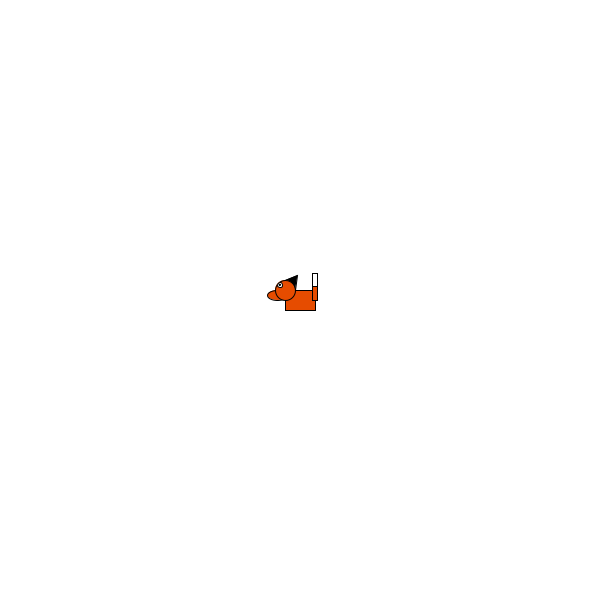
Frame 1 (no input)
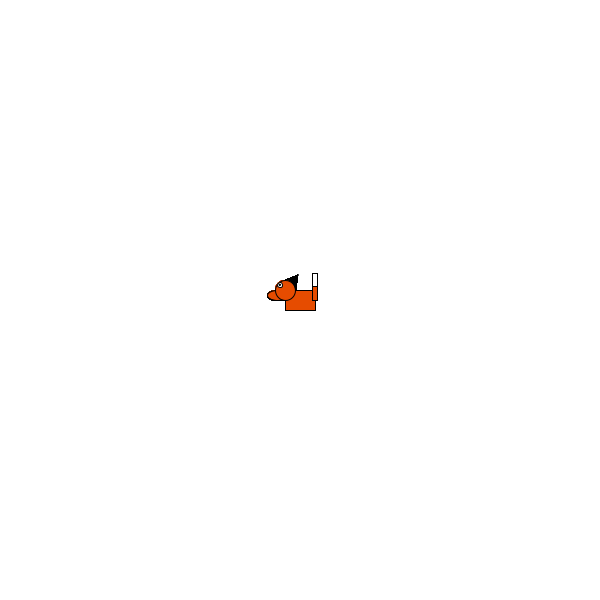
Frame 60 (the mouse pressed at the canvas centre just before this capture)
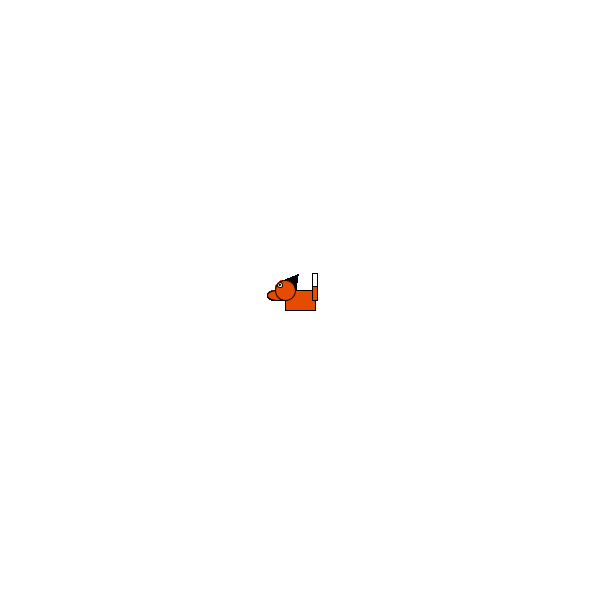
Frame 120 (the mouse held since frame 60 and released just before this capture)

The Processing sketch that drew these frames (run headless with seeded random() and noise(); from frame 60 on, the mouse is pressed at the canvas centre):

// Processing sketch: Project_Predator
// ── Project_Predator.pde
float ax, ay, bx, by, cx, cy;
int centreX;
int centreY;
float rwidth = 30;
float rheight = 20;
float diam = 20;

//this is a fox

void setup(){
  size(600,600);
  background(255);
}

void draw(){
  centreX = width/2;
  centreY = height/2;
  
  //body
  rectMode(CENTER);
  fill(230, 76, 0);
  rect(centreX, centreY, rwidth, rheight);
  
  //tail
  ax = centreX + rwidth/2;
  ay = centreY - rheight/2;
  rect(ax,ay,rheight/4,rheight);
  //white tail tip
  fill(255);
  rect(ax,ay-(rheight/2),rheight/4,(2*rheight)/3);
  
  //ear
  fill(0);
  ax = centreX - (rwidth/2);
  bx = ax + rwidth/3;
  by = centreY - (rheight/2);
  ay = by - rheight/2;
  cx = bx + rwidth/12;
  cy = ay - rheight/4;
  triangle(ax, ay, bx, by, cx, cy);
  
  //nose
  fill(230, 76, 0);
  ax = (centreX - (rwidth/2)) - rwidth/4;
  ay = (centreY - (rheight/2)) + rheight/4;  
  ellipse(ax,ay,20,10);
  
  //face
  fill(230, 76, 0);
  ax = centreX - (rwidth/2);
  ay = centreY - (rheight/2);
  circle(ax,ay,diam);
  
  //eye
  fill(255);
  ax = (centreX - (rwidth/2)) - diam/4;
  ay = (centreY - (rheight/2)) - diam/4;
  circle(ax,ay,diam/4);
  fill(0);
  circle(ax,ay,diam/12);
}
